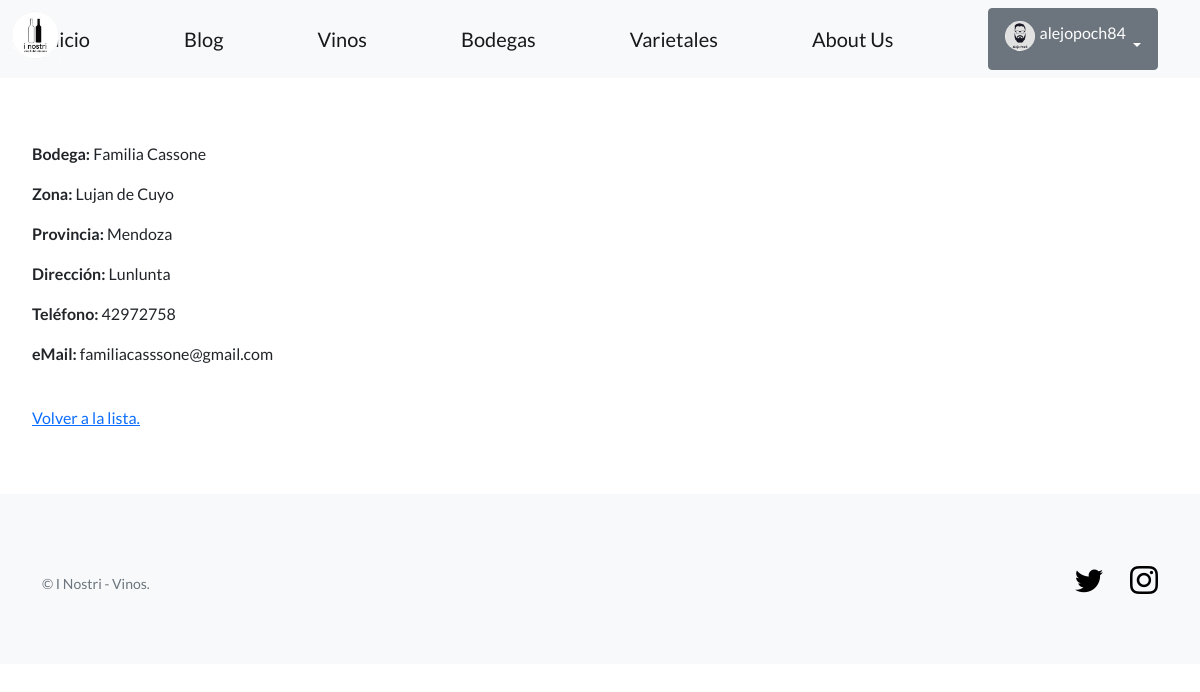
Page /inostri/bodegas/1/ (signed in) on the earlier database version.
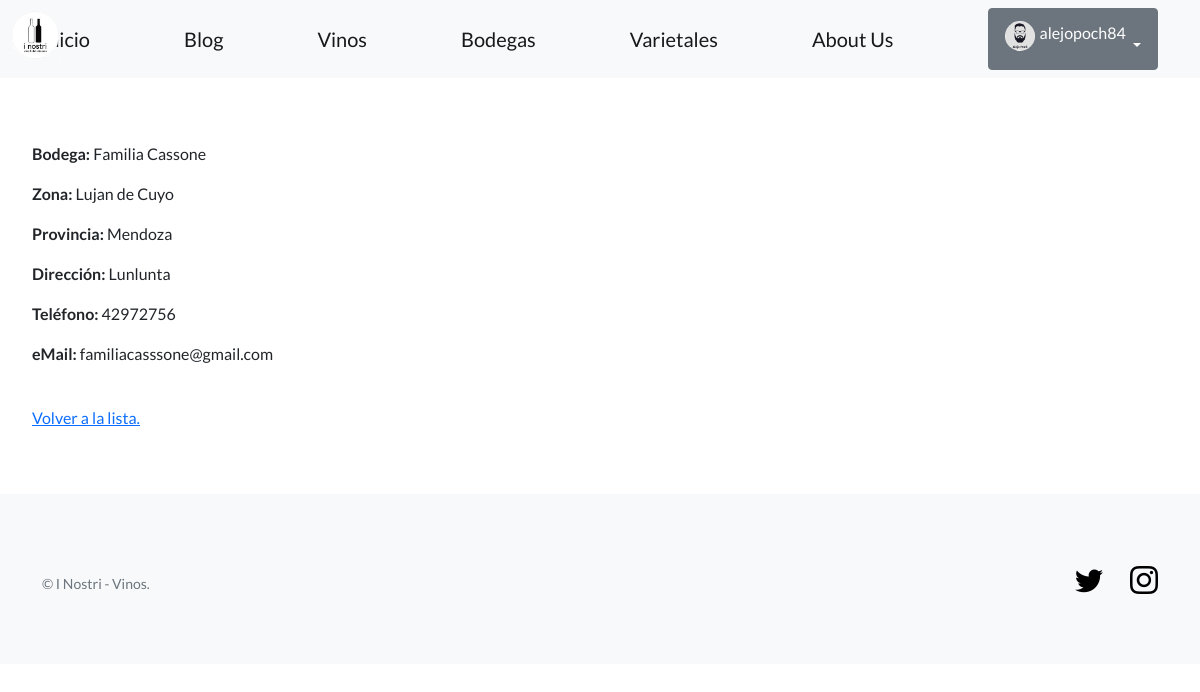
Same page on the later database version.
### app_inostri/models.py (models this page shows, shortened)
class Bodega(models.Model):
    nombre = models.CharField(max_length=64)
    direccion = models.CharField(max_length=256)
    zona = models.CharField(max_length=64)
    provincia = models.CharField(max_length=64)
    telefono = models.CharField(max_length=20, blank=True)
    email = models.EmailField(blank=True)

### app_inostri/views.py (the view)
# urls.py: path('bodegas/<int:pk>/', BodegaDetailView.as_view(), name='ver_bodega'),
class BodegaDetailView(LoginRequiredMixin, DetailView):
    model = Bodega
    success_url = reverse_lazy('lista_bodegas')

### app_inostri/templates/app_inostri/bodega_detail.html
{% extends "app_inostri/base.html" %}
{% block contenido %}
<p>
  <strong>Bodega:</strong> {{object.nombre}}
</p>
<p>
  <strong>Zona:</strong> {{object.zona}}
</p>
<p>
  <strong>Provincia:</strong> {{object.provincia}}
</p>
<p>
  <strong>Dirección:</strong> {{object.direccion}}
</p>
<p>
  <strong>Teléfono:</strong> {{object.telefono}}
</p>
<p>
  <strong>eMail:</strong> {{object.email}}
</p>
<br>
<a href="{% url 'lista_bodegas' %}">Volver a la lista.</a>
{% endblock contenido %}

Differences in the rows shown:
changed Bodega "Familia Cassone": telefono "42972758" → "42972756"
